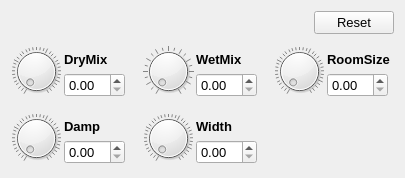
<?xml version="1.0" encoding="UTF-8"?>
<ui version="4.0">
 <class>Reverb2Dialog</class>
 <widget class="QDialog" name="Reverb2Dialog">
  <property name="geometry">
   <rect>
    <x>0</x>
    <y>0</y>
    <width>405</width>
    <height>178</height>
   </rect>
  </property>
  <property name="font">
   <font>
    <pointsize>10</pointsize>
   </font>
  </property>
  <property name="windowTitle">
   <string>เอฟเฟ็กต์เสียงก้อง : Reverb</string>
  </property>
  <property name="locale">
   <locale language="English" country="UnitedStates"/>
  </property>
  <layout class="QVBoxLayout" name="verticalLayout_9">
   <property name="spacing">
    <number>12</number>
   </property>
   <item>
    <layout class="QHBoxLayout" name="horizontalLayout_3">
     <item>
      <widget class="SwitchButton" name="btnSwitch" native="true">
       <property name="minimumSize">
        <size>
         <width>51</width>
         <height>21</height>
        </size>
       </property>
       <property name="maximumSize">
        <size>
         <width>51</width>
         <height>21</height>
        </size>
       </property>
       <property name="toolTip">
        <string>เปิด / ปิด  เสียงประสาน</string>
       </property>
      </widget>
     </item>
     <item>
      <spacer name="horizontalSpacer">
       <property name="orientation">
        <enum>Qt::Horizontal</enum>
       </property>
       <property name="sizeHint" stdset="0">
        <size>
         <width>40</width>
         <height>20</height>
        </size>
       </property>
      </spacer>
     </item>
     <item>
      <widget class="QPushButton" name="btnReset">
       <property name="focusPolicy">
        <enum>Qt::NoFocus</enum>
       </property>
       <property name="text">
        <string>Reset</string>
       </property>
      </widget>
     </item>
    </layout>
   </item>
   <item>
    <layout class="QGridLayout" name="gridLayout">
     <property name="horizontalSpacing">
      <number>12</number>
     </property>
     <item row="0" column="0">
      <layout class="QVBoxLayout" name="verticalLayout_6">
       <property name="spacing">
        <number>12</number>
       </property>
       <item>
        <layout class="QFormLayout" name="formLayout">
         <property name="horizontalSpacing">
          <number>2</number>
         </property>
         <item row="0" column="0">
          <widget class="QDial" name="dialDry">
           <property name="minimumSize">
            <size>
             <width>51</width>
             <height>51</height>
            </size>
           </property>
           <property name="maximumSize">
            <size>
             <width>51</width>
             <height>51</height>
            </size>
           </property>
           <property name="focusPolicy">
            <enum>Qt::NoFocus</enum>
           </property>
           <property name="minimum">
            <number>0</number>
           </property>
           <property name="maximum">
            <number>100</number>
           </property>
           <property name="notchTarget">
            <double>2.700000000000000</double>
           </property>
           <property name="notchesVisible">
            <bool>true</bool>
           </property>
          </widget>
         </item>
         <item row="0" column="1">
          <layout class="QVBoxLayout" name="verticalLayout">
           <item>
            <widget class="QLabel" name="label">
             <property name="font">
              <font>
               <weight>75</weight>
               <bold>true</bold>
              </font>
             </property>
             <property name="text">
              <string>DryMix</string>
             </property>
            </widget>
           </item>
           <item>
            <widget class="QDoubleSpinBox" name="spinDry">
             <property name="minimumSize">
              <size>
               <width>61</width>
               <height>0</height>
              </size>
             </property>
             <property name="maximumSize">
              <size>
               <width>61</width>
               <height>16777215</height>
              </size>
             </property>
             <property name="focusPolicy">
              <enum>Qt::NoFocus</enum>
             </property>
             <property name="minimum">
              <double>0.000000000000000</double>
             </property>
             <property name="maximum">
              <double>1.000000000000000</double>
             </property>
             <property name="singleStep">
              <double>0.010000000000000</double>
             </property>
            </widget>
           </item>
          </layout>
         </item>
        </layout>
       </item>
       <item>
        <layout class="QFormLayout" name="formLayout_4">
         <property name="horizontalSpacing">
          <number>2</number>
         </property>
         <item row="0" column="0">
          <widget class="QDial" name="dialDamp">
           <property name="minimumSize">
            <size>
             <width>51</width>
             <height>51</height>
            </size>
           </property>
           <property name="maximumSize">
            <size>
             <width>51</width>
             <height>51</height>
            </size>
           </property>
           <property name="focusPolicy">
            <enum>Qt::NoFocus</enum>
           </property>
           <property name="minimum">
            <number>0</number>
           </property>
           <property name="maximum">
            <number>100</number>
           </property>
           <property name="notchTarget">
            <double>2.700000000000000</double>
           </property>
           <property name="notchesVisible">
            <bool>true</bool>
           </property>
          </widget>
         </item>
         <item row="0" column="1">
          <layout class="QVBoxLayout" name="verticalLayout_4">
           <item>
            <widget class="QLabel" name="label_4">
             <property name="font">
              <font>
               <weight>75</weight>
               <bold>true</bold>
              </font>
             </property>
             <property name="text">
              <string>Damp</string>
             </property>
            </widget>
           </item>
           <item>
            <widget class="QDoubleSpinBox" name="spinDamp">
             <property name="minimumSize">
              <size>
               <width>61</width>
               <height>0</height>
              </size>
             </property>
             <property name="maximumSize">
              <size>
               <width>61</width>
               <height>16777215</height>
              </size>
             </property>
             <property name="focusPolicy">
              <enum>Qt::NoFocus</enum>
             </property>
             <property name="minimum">
              <double>0.000000000000000</double>
             </property>
             <property name="maximum">
              <double>1.000000000000000</double>
             </property>
             <property name="singleStep">
              <double>0.010000000000000</double>
             </property>
            </widget>
           </item>
          </layout>
         </item>
        </layout>
       </item>
      </layout>
     </item>
     <item row="0" column="1">
      <layout class="QVBoxLayout" name="verticalLayout_7">
       <property name="spacing">
        <number>12</number>
       </property>
       <item>
        <layout class="QFormLayout" name="formLayout_2">
         <property name="horizontalSpacing">
          <number>2</number>
         </property>
         <item row="0" column="0">
          <widget class="QDial" name="dialWet">
           <property name="minimumSize">
            <size>
             <width>51</width>
             <height>51</height>
            </size>
           </property>
           <property name="maximumSize">
            <size>
             <width>51</width>
             <height>51</height>
            </size>
           </property>
           <property name="focusPolicy">
            <enum>Qt::NoFocus</enum>
           </property>
           <property name="minimum">
            <number>0</number>
           </property>
           <property name="maximum">
            <number>300</number>
           </property>
           <property name="singleStep">
            <number>5</number>
           </property>
           <property name="notchTarget">
            <double>2.700000000000000</double>
           </property>
           <property name="notchesVisible">
            <bool>true</bool>
           </property>
          </widget>
         </item>
         <item row="0" column="1">
          <layout class="QVBoxLayout" name="verticalLayout_2">
           <item>
            <widget class="QLabel" name="label_2">
             <property name="font">
              <font>
               <weight>75</weight>
               <bold>true</bold>
              </font>
             </property>
             <property name="text">
              <string>WetMix</string>
             </property>
            </widget>
           </item>
           <item>
            <widget class="QDoubleSpinBox" name="spinWet">
             <property name="minimumSize">
              <size>
               <width>61</width>
               <height>0</height>
              </size>
             </property>
             <property name="maximumSize">
              <size>
               <width>61</width>
               <height>16777215</height>
              </size>
             </property>
             <property name="focusPolicy">
              <enum>Qt::NoFocus</enum>
             </property>
             <property name="minimum">
              <double>0.000000000000000</double>
             </property>
             <property name="maximum">
              <double>3.000000000000000</double>
             </property>
             <property name="singleStep">
              <double>0.050000000000000</double>
             </property>
            </widget>
           </item>
          </layout>
         </item>
        </layout>
       </item>
       <item>
        <layout class="QFormLayout" name="formLayout_5">
         <property name="horizontalSpacing">
          <number>2</number>
         </property>
         <item row="0" column="0">
          <widget class="QDial" name="dialWidth">
           <property name="minimumSize">
            <size>
             <width>51</width>
             <height>51</height>
            </size>
           </property>
           <property name="maximumSize">
            <size>
             <width>51</width>
             <height>51</height>
            </size>
           </property>
           <property name="focusPolicy">
            <enum>Qt::NoFocus</enum>
           </property>
           <property name="minimum">
            <number>0</number>
           </property>
           <property name="maximum">
            <number>100</number>
           </property>
           <property name="notchTarget">
            <double>2.700000000000000</double>
           </property>
           <property name="notchesVisible">
            <bool>true</bool>
           </property>
          </widget>
         </item>
         <item row="0" column="1">
          <layout class="QVBoxLayout" name="verticalLayout_5">
           <item>
            <widget class="QLabel" name="label_5">
             <property name="font">
              <font>
               <weight>75</weight>
               <bold>true</bold>
              </font>
             </property>
             <property name="text">
              <string>Width</string>
             </property>
            </widget>
           </item>
           <item>
            <widget class="QDoubleSpinBox" name="spinWidth">
             <property name="minimumSize">
              <size>
               <width>61</width>
               <height>0</height>
              </size>
             </property>
             <property name="maximumSize">
              <size>
               <width>61</width>
               <height>16777215</height>
              </size>
             </property>
             <property name="focusPolicy">
              <enum>Qt::NoFocus</enum>
             </property>
             <property name="minimum">
              <double>0.000000000000000</double>
             </property>
             <property name="maximum">
              <double>1.000000000000000</double>
             </property>
             <property name="singleStep">
              <double>0.010000000000000</double>
             </property>
            </widget>
           </item>
          </layout>
         </item>
        </layout>
       </item>
      </layout>
     </item>
     <item row="0" column="2">
      <layout class="QVBoxLayout" name="verticalLayout_8">
       <property name="spacing">
        <number>12</number>
       </property>
       <item>
        <layout class="QFormLayout" name="formLayout_3">
         <property name="horizontalSpacing">
          <number>2</number>
         </property>
         <item row="0" column="0">
          <widget class="QDial" name="dialRoom">
           <property name="minimumSize">
            <size>
             <width>51</width>
             <height>51</height>
            </size>
           </property>
           <property name="maximumSize">
            <size>
             <width>51</width>
             <height>51</height>
            </size>
           </property>
           <property name="focusPolicy">
            <enum>Qt::NoFocus</enum>
           </property>
           <property name="minimum">
            <number>0</number>
           </property>
           <property name="maximum">
            <number>100</number>
           </property>
           <property name="notchTarget">
            <double>2.700000000000000</double>
           </property>
           <property name="notchesVisible">
            <bool>true</bool>
           </property>
          </widget>
         </item>
         <item row="0" column="1">
          <layout class="QVBoxLayout" name="verticalLayout_3">
           <item>
            <widget class="QLabel" name="label_3">
             <property name="font">
              <font>
               <weight>75</weight>
               <bold>true</bold>
              </font>
             </property>
             <property name="text">
              <string>RoomSize</string>
             </property>
            </widget>
           </item>
           <item>
            <widget class="QDoubleSpinBox" name="spinRoom">
             <property name="minimumSize">
              <size>
               <width>61</width>
               <height>0</height>
              </size>
             </property>
             <property name="maximumSize">
              <size>
               <width>61</width>
               <height>16777215</height>
              </size>
             </property>
             <property name="focusPolicy">
              <enum>Qt::NoFocus</enum>
             </property>
             <property name="minimum">
              <double>0.000000000000000</double>
             </property>
             <property name="maximum">
              <double>1.000000000000000</double>
             </property>
             <property name="singleStep">
              <double>0.010000000000000</double>
             </property>
            </widget>
           </item>
          </layout>
         </item>
        </layout>
       </item>
       <item>
        <spacer name="verticalSpacer">
         <property name="orientation">
          <enum>Qt::Vertical</enum>
         </property>
         <property name="sizeHint" stdset="0">
          <size>
           <width>20</width>
           <height>40</height>
          </size>
         </property>
        </spacer>
       </item>
      </layout>
     </item>
    </layout>
   </item>
  </layout>
 </widget>
 <customwidgets>
  <customwidget>
   <class>SwitchButton</class>
   <extends>QWidget</extends>
   <header>SwitchButton.h</header>
   <container>1</container>
  </customwidget>
 </customwidgets>
 <resources/>
 <connections/>
</ui>
